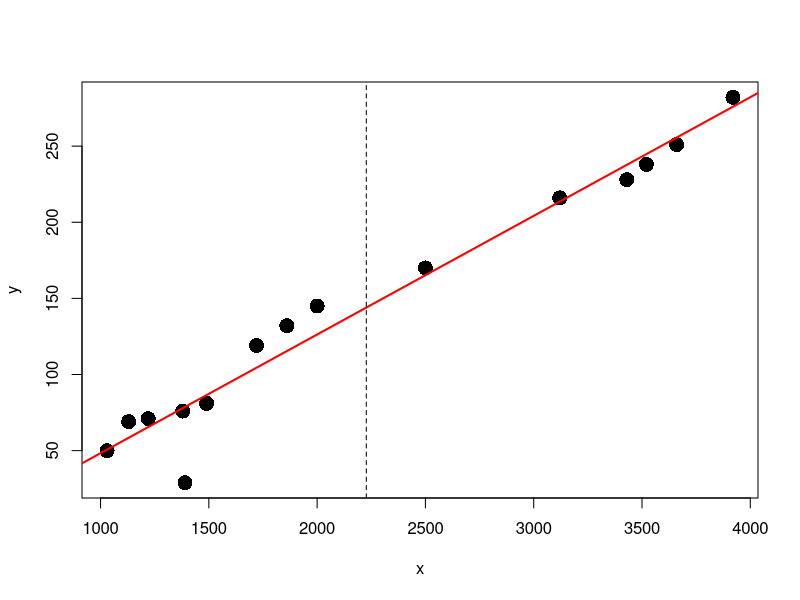

The R source for this figure:
x <- 10 * c(138, 312, 352, 113, 103, 172, 392, 149, 186, 343, 200, 366, 250, 122, 139) # 집 면적
y <- c(76, 216, 238, 69, 50, 119, 282, 81, 132, 228, 145, 251, 170, 71, 29)# 집 가격
house <- data.frame(x,y)
lm(y ~ x, data = house)
plot(house, pch=16, cex = 2)

reg <- lm(y ~ x, data = house)
abline(reg, lwd=2,col="red")
abline(v=2227, lty=2)
predict(reg, newdata = data.frame(x=2227))
predict(reg, newdata = data.frame(x=c(2227, 3000)))
